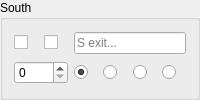
       <widget class="QGroupBox" name="groupBox_s">
        <property name="sizePolicy">
         <sizepolicy hsizetype="Preferred" vsizetype="Preferred">
          <horstretch>0</horstretch>
          <verstretch>0</verstretch>
         </sizepolicy>
        </property>
        <property name="title">
         <string>South</string>
        </property>
        <layout class="QGridLayout" name="gridLayout_s">
         <item row="0" column="0">
          <widget class="QCheckBox" name="noroute_s">
           <property name="cursor">
            <cursorShape>PointingHandCursor</cursorShape>
           </property>
           <property name="focusPolicy">
            <enum>Qt::NoFocus</enum>
           </property>
           <property name="toolTip">
            <string>&lt;p&gt;Prevent a route being created via this exit, equivalent to an infinite exit weight.&lt;/p&gt;</string>
           </property>
           <property name="text">
            <string/>
           </property>
           <property name="checkable">
            <bool>true</bool>
           </property>
          </widget>
         </item>
         <item row="0" column="1">
          <widget class="QCheckBox" name="stub_s">
           <property name="cursor">
            <cursorShape>PointingHandCursor</cursorShape>
           </property>
           <property name="toolTip">
            <string>&lt;p&gt;Create an exit in this direction with unknown destination, mutually exclusive with an actual exit roomID.&lt;/p&gt;</string>
           </property>
           <property name="text">
            <string/>
           </property>
          </widget>
         </item>
         <item row="0" column="2" colspan="4">
          <widget class="QLineEdit" name="s">
           <property name="placeholderText">
            <string>S exit...</string>
           </property>
          </widget>
         </item>
         <item row="1" column="0" colspan="2">
          <widget class="QSpinBox" name="weight_s">
           <property name="cursor">
            <cursorShape>SizeVerCursor</cursorShape>
           </property>
           <property name="toolTip">
            <string>&lt;p&gt;Set to a positive value to override the default (Room) Weight for using this Exit route, zero value assigns the default.&lt;/p&gt;</string>
           </property>
           <property name="maximum">
            <number>9999</number>
           </property>
          </widget>
         </item>
         <item row="1" column="2">
          <widget class="QRadioButton" name="doortype_none_s">
           <property name="cursor">
            <cursorShape>PointingHandCursor</cursorShape>
           </property>
           <property name="toolTip">
            <string>&lt;p&gt;No door symbol is drawn on 2D Map for this exit.&lt;/p&gt;</string>
           </property>
           <property name="text">
            <string/>
           </property>
           <property name="checked">
            <bool>true</bool>
           </property>
           <attribute name="buttonGroup">
            <string notr="true">doortype_s</string>
           </attribute>
          </widget>
         </item>
         <item row="1" column="3">
          <widget class="QRadioButton" name="doortype_open_s">
           <property name="cursor">
            <cursorShape>PointingHandCursor</cursorShape>
           </property>
           <property name="toolTip">
            <string>&lt;p&gt;Green (Open) door symbol is drawn on 2D Map, can be set on either a stub or a real exit.&lt;/p&gt;</string>
           </property>
           <property name="text">
            <string/>
           </property>
           <attribute name="buttonGroup">
            <string notr="true">doortype_s</string>
           </attribute>
          </widget>
         </item>
         <item row="1" column="4">
          <widget class="QRadioButton" name="doortype_closed_s">
           <property name="cursor">
            <cursorShape>PointingHandCursor</cursorShape>
           </property>
           <property name="toolTip">
            <string>&lt;p&gt;Orange (Closed) door symbol is drawn on 2D Map, can be set on either a stub or a real exit.&lt;/p&gt;</string>
           </property>
           <property name="text">
            <string/>
           </property>
           <attribute name="buttonGroup">
            <string notr="true">doortype_s</string>
           </attribute>
          </widget>
         </item>
         <item row="1" column="5">
          <widget class="QRadioButton" name="doortype_locked_s">
           <property name="cursor">
            <cursorShape>PointingHandCursor</cursorShape>
           </property>
           <property name="toolTip">
            <string>&lt;p&gt;Red (Locked) door symbol is drawn on 2D Map, can be set on either a stub or a real exit.&lt;/p&gt;</string>
           </property>
           <property name="text">
            <string/>
           </property>
           <attribute name="buttonGroup">
            <string notr="true">doortype_s</string>
           </attribute>
          </widget>
         </item>
        </layout>
       </widget>
